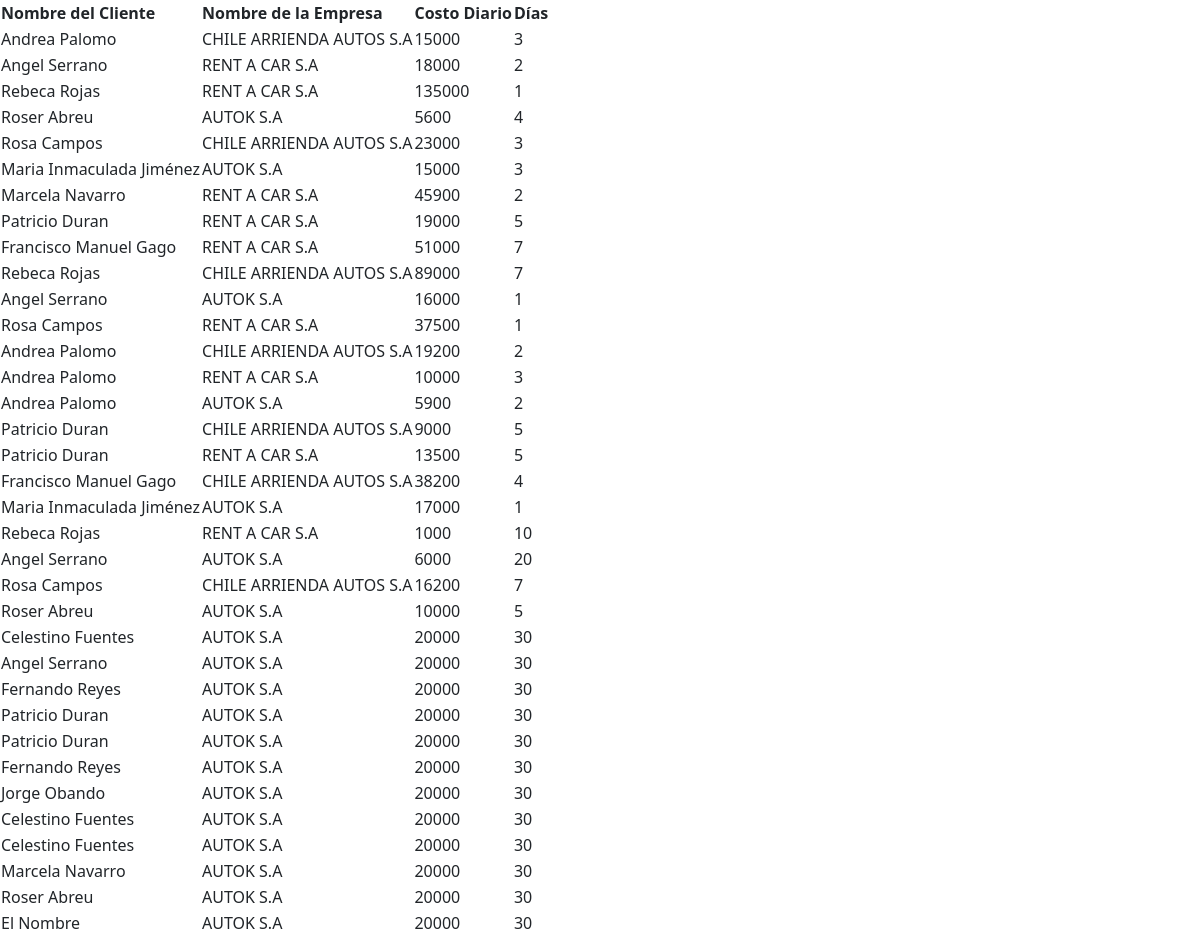
Page /rent/arriendos/ on the committed database.
### RentAdmin/models.py (models this page shows, shortened)
class Arriendo(models.Model):
    id_cliente = models.ForeignKey(Cliente, on_delete=models.CASCADE)
    id_empresa = models.ForeignKey(Empresa, on_delete=models.CASCADE)
    costo_diario = models.PositiveIntegerField()
    dias = models.IntegerField()

class Cliente(models.Model):
    id = models.AutoField(primary_key=True)
    rut = models.CharField(max_length=10)
    name = models.CharField(max_length=100)

class Empresa(models.Model):
    id = models.AutoField(primary_key=True)
    name = models.CharField(max_length=100)

### RentAdmin/views.py (the view)
# urls.py: path('arriendos/', arriendos, name='arriendos'),
def arriendos(request):
    arriendos = Arriendo.objects.all()
    return render(request, 'arriendos.html', {'arriendos':arriendos})

### RentAdmin/templates/arriendos.html (shortened to what this page needs)
<!DOCTYPE html>
<html>
<head>
    {% load static %}
    <link rel="stylesheet" href="https://cdnjs.cloudflare.com/ajax/libs/twitter-bootstrap/5.1.3/css/bootstrap.min.css">
    <link rel="stylesheet" href="https://cdn.materialdesignicons.com/6.4.95/css/materialdesignicons.min.css">
</head>
<body>
    <table>
        <thead>
            <tr>
                <th>Nombre del Cliente</th>
                <th>Nombre de la Empresa</th>
                <th>Costo Diario</th>
                <th>Días</th>
            </tr>
        </thead>
        <tbody>
            {% for arriendo in arriendos %}
            <tr>
                <td>{{ arriendo.id_cliente.name }}</td>
                <td>{{ arriendo.id_empresa.name }}</td>
                <td>{{ arriendo.costo_diario }}</td>
                <td>{{ arriendo.dias }}</td>
            </tr>
            {% endfor %}
        </tbody>
    </table>
</body>
</html>

### rows in the picture
Arriendo: id_cliente.name "Andrea Palomo", id_empresa.name "CHILE ARRIENDA AUTOS S.A", costo_diario "15000", dias "3"
Arriendo: id_cliente.name "Angel Serrano", id_empresa.name "RENT A CAR S.A", costo_diario "18000", dias "2"
Arriendo: id_cliente.name "Rebeca Rojas", id_empresa.name "RENT A CAR S.A", costo_diario "135000", dias "1"
Arriendo: id_cliente.name "Roser Abreu", id_empresa.name "AUTOK S.A", costo_diario "5600", dias "4"
Arriendo: id_cliente.name "Rosa Campos", id_empresa.name "CHILE ARRIENDA AUTOS S.A", costo_diario "23000", dias "3"
Arriendo: id_cliente.name "Maria Inmaculada Jiménez", id_empresa.name "AUTOK S.A", costo_diario "15000", dias "3"
Arriendo: id_cliente.name "Marcela Navarro", id_empresa.name "RENT A CAR S.A", costo_diario "45900", dias "2"
Arriendo: id_cliente.name "Patricio Duran", id_empresa.name "RENT A CAR S.A", costo_diario "19000", dias "5"
Arriendo: id_cliente.name "Francisco Manuel Gago", id_empresa.name "RENT A CAR S.A", costo_diario "51000", dias "7"
Arriendo: id_cliente.name "Rebeca Rojas", id_empresa.name "CHILE ARRIENDA AUTOS S.A", costo_diario "89000", dias "7"
Arriendo: id_cliente.name "Angel Serrano", id_empresa.name "AUTOK S.A", costo_diario "16000", dias "1"
Arriendo: id_cliente.name "Rosa Campos", id_empresa.name "RENT A CAR S.A", costo_diario "37500", dias "1"
Arriendo: id_cliente.name "Andrea Palomo", id_empresa.name "CHILE ARRIENDA AUTOS S.A", costo_diario "19200", dias "2"
Arriendo: id_cliente.name "Andrea Palomo", id_empresa.name "RENT A CAR S.A", costo_diario "10000", dias "3"
Arriendo: id_cliente.name "Andrea Palomo", id_empresa.name "AUTOK S.A", costo_diario "5900", dias "2"
Arriendo: id_cliente.name "Patricio Duran", id_empresa.name "CHILE ARRIENDA AUTOS S.A", costo_diario "9000", dias "5"
Arriendo: id_cliente.name "Patricio Duran", id_empresa.name "RENT A CAR S.A", costo_diario "13500", dias "5"
Arriendo: id_cliente.name "Francisco Manuel Gago", id_empresa.name "CHILE ARRIENDA AUTOS S.A", costo_diario "38200", dias "4"
Arriendo: id_cliente.name "Maria Inmaculada Jiménez", id_empresa.name "AUTOK S.A", costo_diario "17000", dias "1"
Arriendo: id_cliente.name "Rebeca Rojas", id_empresa.name "RENT A CAR S.A", costo_diario "1000", dias "10"
Arriendo: id_cliente.name "Angel Serrano", id_empresa.name "AUTOK S.A", costo_diario "6000", dias "20"
Arriendo: id_cliente.name "Rosa Campos", id_empresa.name "CHILE ARRIENDA AUTOS S.A", costo_diario "16200", dias "7"
Arriendo: id_cliente.name "Roser Abreu", id_empresa.name "AUTOK S.A", costo_diario "10000", dias "5"
Arriendo: id_cliente.name "Celestino Fuentes", id_empresa.name "AUTOK S.A", costo_diario "20000", dias "30"
Arriendo: id_cliente.name "Angel Serrano", id_empresa.name "AUTOK S.A", costo_diario "20000", dias "30"
Arriendo: id_cliente.name "Fernando Reyes", id_empresa.name "AUTOK S.A", costo_diario "20000", dias "30"
Arriendo: id_cliente.name "Patricio Duran", id_empresa.name "AUTOK S.A", costo_diario "20000", dias "30"
Arriendo: id_cliente.name "Patricio Duran", id_empresa.name "AUTOK S.A", costo_diario "20000", dias "30"
Arriendo: id_cliente.name "Fernando Reyes", id_empresa.name "AUTOK S.A", costo_diario "20000", dias "30"
Arriendo: id_cliente.name "Jorge Obando", id_empresa.name "AUTOK S.A", costo_diario "20000", dias "30"
Arriendo: id_cliente.name "Celestino Fuentes", id_empresa.name "AUTOK S.A", costo_diario "20000", dias "30"
Arriendo: id_cliente.name "Celestino Fuentes", id_empresa.name "AUTOK S.A", costo_diario "20000", dias "30"
Arriendo: id_cliente.name "Marcela Navarro", id_empresa.name "AUTOK S.A", costo_diario "20000", dias "30"
Arriendo: id_cliente.name "Roser Abreu", id_empresa.name "AUTOK S.A", costo_diario "20000", dias "30"
Arriendo: id_cliente.name "El Nombre", id_empresa.name "AUTOK S.A", costo_diario "20000", dias "30"
